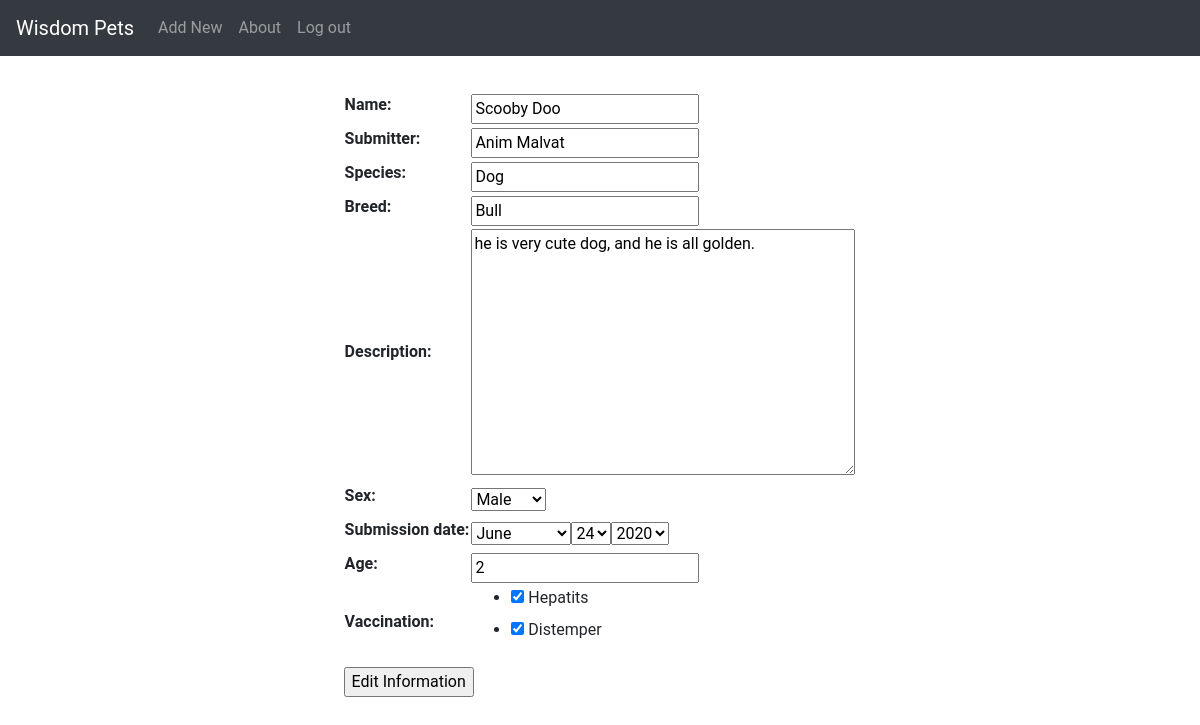
/adoptions/edit/1, run on an earlier commit of the app's database.
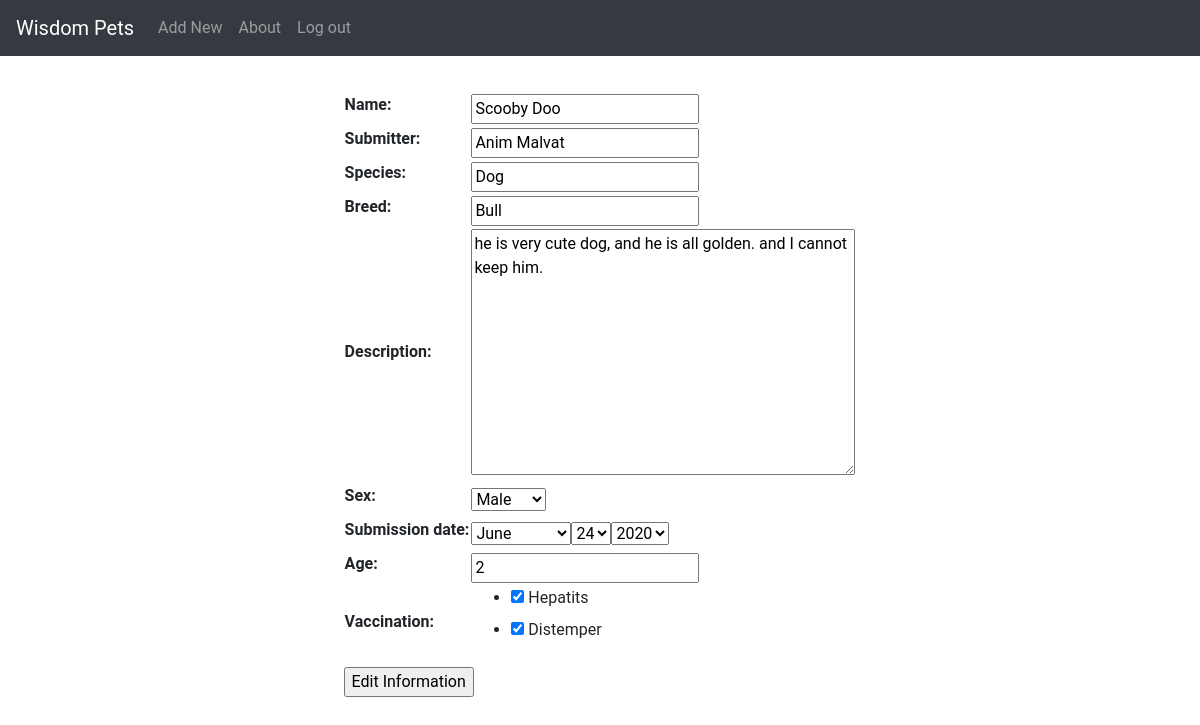
And on a later commit of the database.
### adoptions/models.py (models this page shows)
class Pet(models.Model):
    SEX_CHOICES = [("M", "Male"), ("F", "Female")]
    name = models.CharField(max_length=100)
    submitter = models.CharField(max_length=100)
    species = models.CharField(max_length=30)
    breed = models.CharField(max_length=30, blank=True)
    description = models.TextField()
    sex = models.CharField(max_length=1, choices=SEX_CHOICES, blank=True)
    submission_date = models.DateTimeField()
    age = models.IntegerField(null=True)
    vaccination = models.ManyToManyField("Vaccination", blank=True)

class Vaccination(models.Model):
    name = models.CharField(max_length=50)
    def __str__(self):
        return self.name

### adoptions/views.py (the view)
# urls.py: path('adoptions/edit/<int:pet_id>', views.edit_pet, name="edit_pet"),
def edit_pet(request, pet_id):
    pet = Pet.objects.get(id=pet_id)
    pets = Pet.objects.all()
    if(request.method=="POST"):
        filled_form = PetForm(request.POST, instance=pet)
        if(filled_form.is_valid()):
            filled_form.save()
            return render(request, 'home.html', {
                'pet_id': pet_id,
                'pets': pets
            })
        else:
            filled_form = PetForm(instance = pet)
            return render(request, 'edit_pet.html', {
                'filled_form': filled_form,
                'pet_id': pet_id,
            })
    else:
        filled_form = PetForm(instance=pet)
        return render(request, 'edit_pet.html', {
            'filled_form': filled_form,
            'pet_id': pet_id,
        })

### adoptions/forms.py
class PetForm(forms.ModelForm):
    class Meta:
        model = Pet
        fields = ['name', 'submitter', 'species', 'breed', 'description', 'sex', 'submission_date', 'age', 'vaccination']
        widgets = {'vaccination': forms.CheckboxSelectMultiple, 'submission_date': forms.SelectDateWidget}

### adoptions/templates/edit_pet.html (shortened to what this page needs)
{% extends 'base.html' %}
{% load static %}
{% block 'scripts' %}
    <link rel="stylesheet" href="{% static 'css/styles.css'%}"/>
{% endblock 'scripts' %}
{% block 'body' %}
<div class="form-container">
    <div class="form">
        <form action = {% url 'edit_pet' pet_id %} method = "post">
            <table>
            {{ filled_form.as_table }}
            </table>
            <input type="submit" value="Edit Information">
        </form>
    </div>
</div>
{% endblock %}

What changed in the data, as far as the page shows it:
changed Pet "Anim Malvat": description "he is very cute dog, and he is all golden." → "he is very cute dog, and he is all golden. and I cannot keep him."
